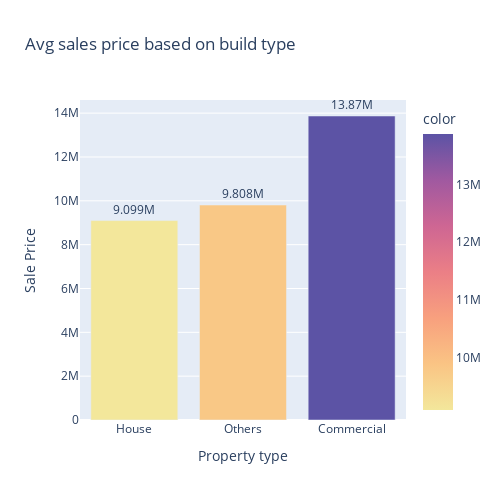

Write notebook code for a chart like this one.
### Code cell
build_type=df.pivot(columns='BUILDTYPE', values='SALES_PRICE').mean()
fig=px.bar(build_type,text_auto='.4s',title='Avg sales price based on build type',color=build_type,
           color_continuous_scale="sunset")
fig.update_layout(width=500,height=500,xaxis_title="Property type",yaxis_title="Sale Price",
                  xaxis={'categoryorder':'total ascending'})
fig.update_traces(textposition="outside")

### Figure 1 — Plotly figure (JSON) as saved in the notebook; plotly's stock layout.template omitted (floating-point values rounded to 4 significant figures)
{"data": [{"alignmentgroup": "True", "hovertemplate": "BUILDTYPE=%{x}<br>value=%{y}<br>color=%{marker.color}<extra></extra>", "legendgroup": "", "marker": {"color": [13870000.0, 9099000.0, 9808000.0], "coloraxis": "coloraxis", "pattern": {"shape": ""}}, "name": "", "offsetgroup": "", "orientation": "v", "showlegend": false, "textposition": "outside", "texttemplate": "%{y:.4s}", "type": "bar", "x": ["Commercial", "House", "Others"], "xaxis": "x", "y": [13870000.0, 9099000.0, 9808000.0], "yaxis": "y"}], "layout": {"barmode": "relative", "coloraxis": {"colorbar": {"title": {"text": "color"}}, "colorscale": [[0, "rgb(243, 231, 155)"], [0.1667, "rgb(250, 196, 132)"], [0.3333, "rgb(248, 160, 126)"], [0.5, "rgb(235, 127, 134)"], [0.6667, "rgb(206, 102, 147)"], [0.8333, "rgb(160, 89, 160)"], [1, "rgb(92, 83, 165)"]]}, "height": 500, "legend": {"tracegroupgap": 0}, "title": {"text": "Avg sales price based on build type"}, "width": 500, "xaxis": {"anchor": "y", "categoryorder": "total ascending", "domain": [0, 1], "title": {"text": "Property type"}}, "yaxis": {"anchor": "x", "domain": [0, 1], "title": {"text": "Sale Price"}}}}
